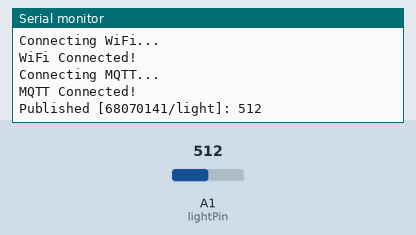
The sketch below on a simulated Arduino Uno R4 WiFi. Shown: the last lines printed to the serial monitor. The inputs (shaded band) are chosen by the test bench; at power-on: A1 (lightPin) = 512. WiFi joins after 1.5 s; servers stay silent unless stated; no MQTT or app messages arrive unless stated.

Above: at 2.7 s.
2.8 s: A1 (lightPin) set to 716
At 5.2 s:
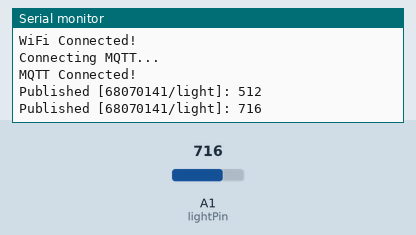
5.5 s: A1 (lightPin) set to 900
At 6.8 s:
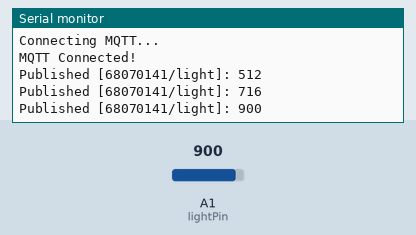
Timing chart, 0 to 8.5 s (numbered marks = the images above; inputs shaded):
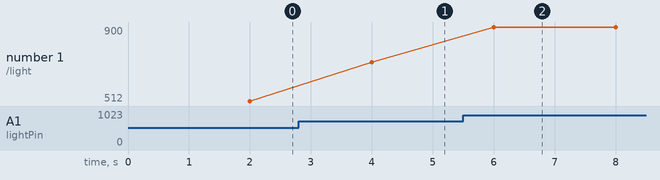

The sketch:

Exam2_Pub_Light_Potentiometer.ino
```cpp
/*
 * [ข้อสอบ Mock Exam ข้อ 2] Publish ตัวต้านทานปรับค่าได้ (Potentiometer / LDR) ค่า 0 - 1023
 * - Topic: 68070141/light
 * - การต่อสาย: [ขาซ้าย: 5V] [ขากลาง: A1 (หรือ A0)] [ขาขวา: GND]
 */
#include <WiFiS3.h>
#include <MQTTClient.h>

const char WIFI_SSID[]      = "68070141";
const char WIFI_PASSWORD[]  = "nano9753";
const char MQTT_BROKER[]    = "phycom.it.kmitl.ac.th";
const int  MQTT_PORT        = 1883; // บอร์ดใช้ 1883 เสมอ!
const char MQTT_CLIENT_ID[] = "UnoR4_68070141_Ex2";
const char TOPIC_LIGHT[]    = "68070141/light";

const int lightPin = A1; // ถ้าเสียบที่ A0 ให้แก้เป็น A0

WiFiClient network;
MQTTClient mqtt(256);
unsigned long lastPublishTime = 0;

void connectToWiFiAndMQTT() {
  if (WiFi.status() != WL_CONNECTED) {
    Serial.print("Connecting WiFi...");
    WiFi.begin(WIFI_SSID, WIFI_PASSWORD);
    while (WiFi.status() != WL_CONNECTED) { delay(500); Serial.print("."); }
    Serial.println("\nWiFi Connected!");
  }
  if (!mqtt.connected()) {
    Serial.print("Connecting MQTT...");
    while (!mqtt.connect(MQTT_CLIENT_ID)) { delay(500); Serial.print("."); }
    Serial.println("\nMQTT Connected!");
  }
}

void setup() {
  Serial.begin(9600);
  mqtt.begin(MQTT_BROKER, MQTT_PORT, network);
  connectToWiFiAndMQTT();
}

void loop() {
  mqtt.loop();
  if (!mqtt.connected()) connectToWiFiAndMQTT();

  if (millis() - lastPublishTime >= 2000) {
    lastPublishTime = millis();

    int rawVal = analogRead(lightPin); // ค่า 0 - 1023
    String payload = String(rawVal);
    mqtt.publish(TOPIC_LIGHT, payload);

    Serial.println("Published [68070141/light]: " + payload);
  }
}
```

Measured:
- after the input at 2.8 s, the serial monitor: prints a new line after 1.2 s (image 1)
- after the input at 5.5 s, the serial monitor: prints a new line after 0.50 s (image 2)
- plotted number 1: 512 → 716 after the input at 2.8 s, 716 → 900 after the input at 5.5 s
